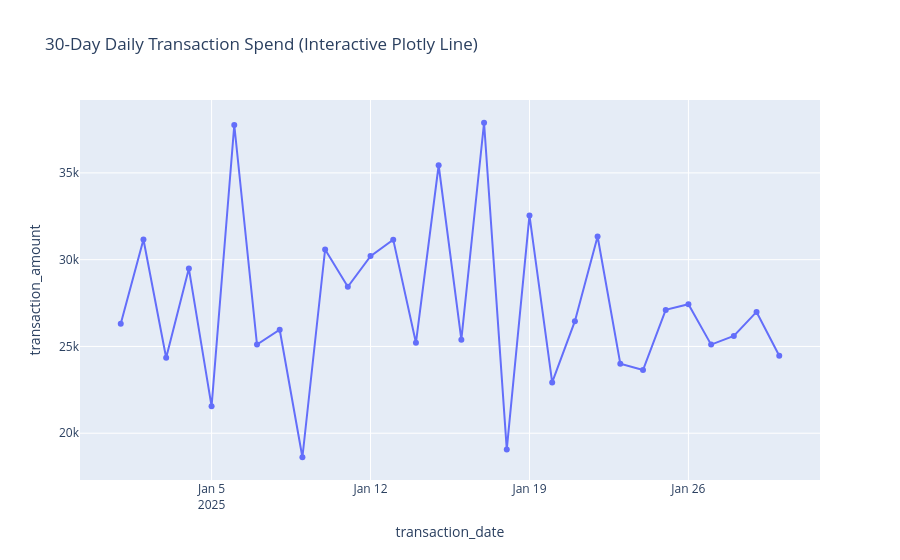

Here is the notebook cell this chart was saved with:
### Markdown cell above
### Interactive Time Series: `px.line()`
**Explanation**: Renders continuous line plots with zoomable web canvas controls.

**Syntax**: `px.line(daily_df, x='date', y='amount')`

### Code cell
daily_trend = df.set_index('transaction_date').resample('D')['transaction_amount'].sum().reset_index().head(30)
fig = px.line(daily_trend, x='transaction_date', y='transaction_amount', title='30-Day Daily Transaction Spend (Interactive Plotly Line)', markers=True)
fig.show()
print('px.line time-series rendered.')

### Figure 1 — Plotly figure (JSON) as saved in the notebook; plotly's stock layout.template omitted (floating-point values rounded to 4 significant figures)
{"data": [{"hovertemplate": "transaction_date=%{x}<br>transaction_amount=%{y}<extra></extra>", "legendgroup": "", "line": {"color": "#636efa", "dash": "solid"}, "marker": {"symbol": "circle"}, "mode": "lines+markers", "name": "", "orientation": "v", "showlegend": false, "x": ["2025-01-01T00:00:00", "2025-01-02T00:00:00", "2025-01-03T00:00:00", "2025-01-04T00:00:00", "2025-01-05T00:00:00", "2025-01-06T00:00:00", "2025-01-07T00:00:00", "2025-01-08T00:00:00", "2025-01-09T00:00:00", "2025-01-10T00:00:00", "2025-01-11T00:00:00", "2025-01-12T00:00:00", "2025-01-13T00:00:00", "2025-01-14T00:00:00", "2025-01-15T00:00:00", "2025-01-16T00:00:00", "2025-01-17T00:00:00", "2025-01-18T00:00:00", "2025-01-19T00:00:00", "2025-01-20T00:00:00", "2025-01-21T00:00:00", "2025-01-22T00:00:00", "2025-01-23T00:00:00", "2025-01-24T00:00:00", "2025-01-25T00:00:00", "2025-01-26T00:00:00", "2025-01-27T00:00:00", "2025-01-28T00:00:00", "2025-01-29T00:00:00", "2025-01-30T00:00:00"], "xaxis": "x", "y": [26310.0, 31160.0, 24350.0, 29490.0, 21550.0, 37760.0, 25110.0, 25960.0, 18620.0, 30590.0, 28440.0, 30200.0, 31150.0, 25210.0, 35440.0, 25390.0, 37890.0, 19070.0, 32550.0, 22930.0, 26460.0, 31330.0, 24000.0, 23640.0, 27110.0, 27440.0, 25100.0, 25610.0, 26990.0, 24460.0], "yaxis": "y", "type": "scatter"}], "layout": {"xaxis": {"anchor": "y", "domain": [0.0, 1.0], "title": {"text": "transaction_date"}}, "yaxis": {"anchor": "x", "domain": [0.0, 1.0], "title": {"text": "transaction_amount"}}, "legend": {"tracegroupgap": 0}, "title": {"text": "30-Day Daily Transaction Spend (Interactive Plotly Line)"}}}
